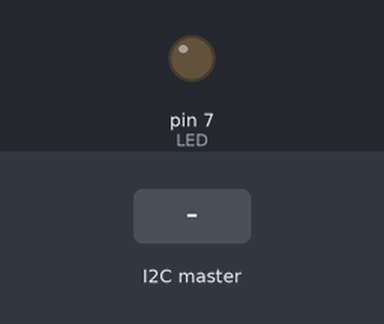
A sketch run on a simulated Arduino Uno, built with avr-gcc and run on an emulated ATmega328P. Parts: output pins drawn as LEDs (lit = HIGH). Inputs (shaded band) come from the test bench.

Above: at 1.2 s.
1.3 s: the I2C master sends the byte 1
At 2.0 s:
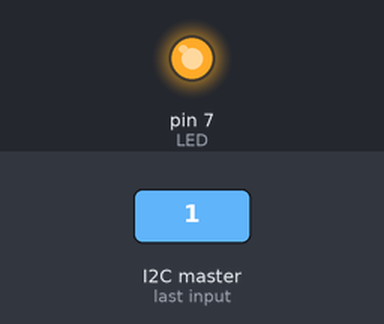
2.8 s: the I2C master sends the byte 2
At 3.1 s:
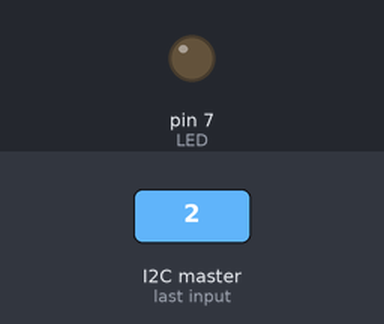
Timing chart, 0 to 5.8 s (numbered marks = the images above; inputs shaded):
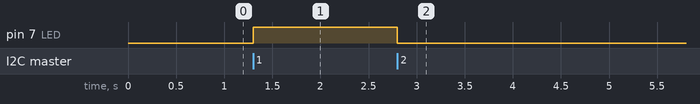

Measured:
- after the input at 1.3 s, pin 7 (LED): LOW → HIGH at once
- after the input at 2.8 s, pin 7 (LED): HIGH → LOW at once

The sketch:

Smart_lamp_arduino.ino
```cpp
#include <Wire.h>
using namespace std;
#define ON 0
#define OFF 1
#define BLINK 2

#define LED 7


class controlHub{

};
class smartLamp
{
    public:

    smartLamp(controlHub* newController);


    int state=1;

    void blink();

    void on();

    void off();


    private:

    controlHub* controller;
};

 controlHub mainController;
  smartLamp lamp1(&mainController);


void smartLamp :: blink(){
    double starttime=millis();
    while((millis()-starttime)<=50000){
      on();
      delay(1000);
      off();
      delay(1000);
    }

}

void smartLamp :: on(){
    digitalWrite(LED,HIGH);
}

void smartLamp :: off(){
  digitalWrite(LED,LOW);
}

void InputHub(int a)
{
    int input;
    if(Wire.available())
    {
      input=Wire.read();
    }
  int buff=Wire.read();

    if (input == 0)
    {

    }

    else if (input == 1)
    {
        lamp1.state = 0;
    }
    else if (input == 2)
    {
        lamp1.state = 1;
    }
    else if (input == 3)
    {
        lamp1.state = 2;
    }
}

smartLamp :: smartLamp(controlHub* newController){

    controller = newController;
}

void setup() {

Wire.begin(1);
Wire.onReceive(InputHub);
pinMode(LED,OUTPUT);
  Serial.begin(9600);

}

void loop() {


  switch (lamp1.state){

    case ON:
    lamp1.on();
    break;

    case OFF:
    lamp1.off();
    break;

    case BLINK:
    lamp1.blink();
    break;
  }


}
```
